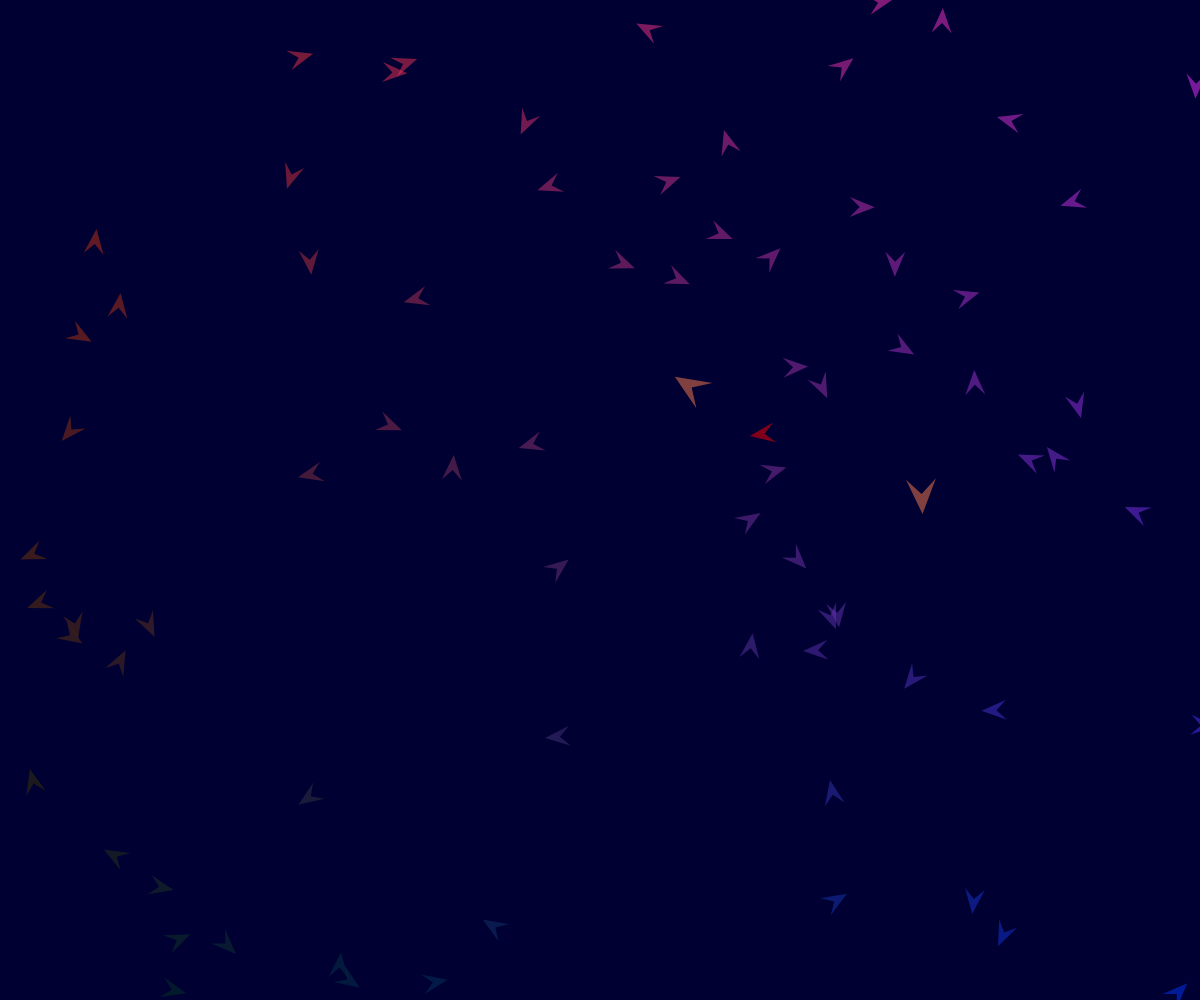
Frame 1 (no input)
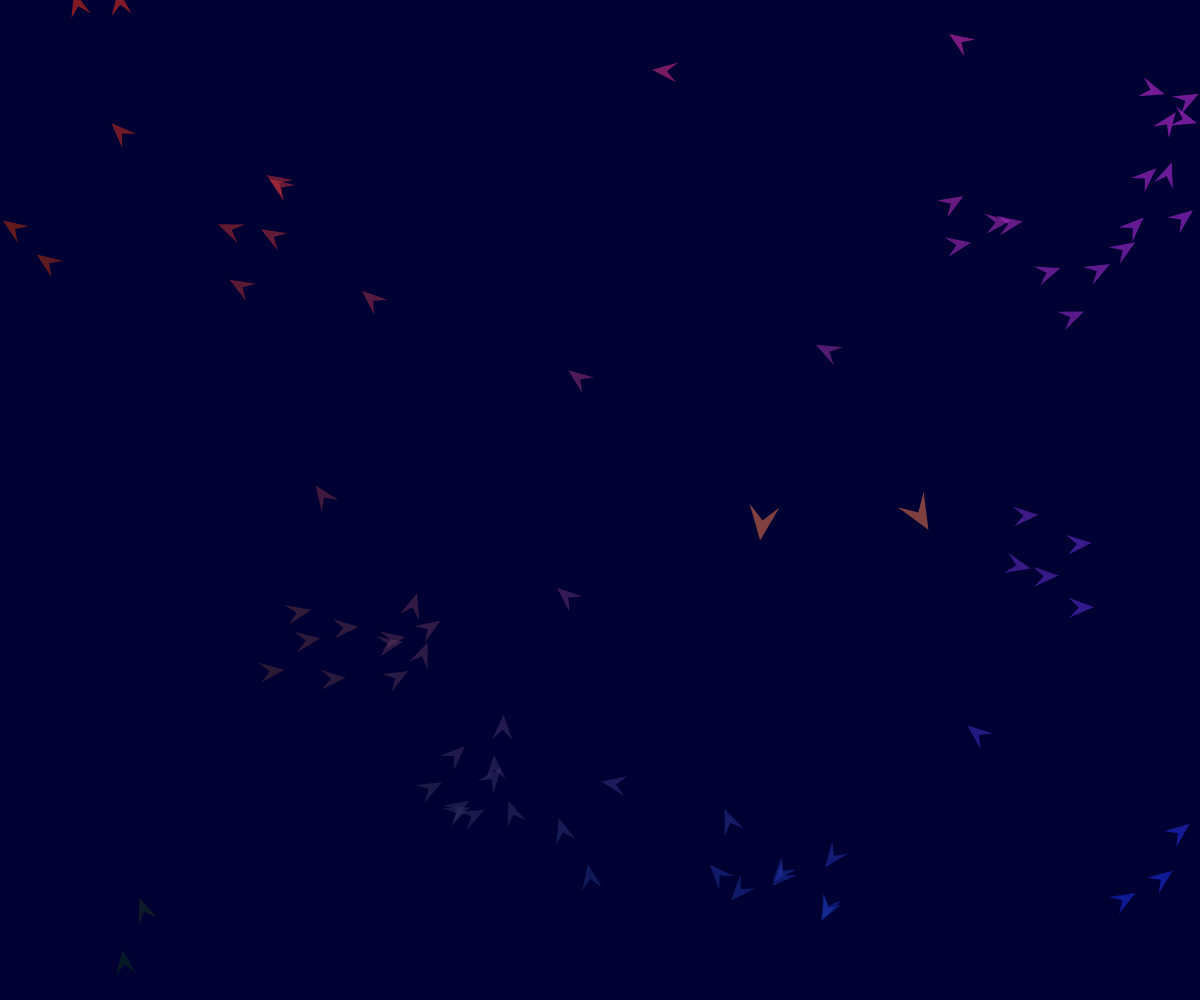
Frame 60 (no input)
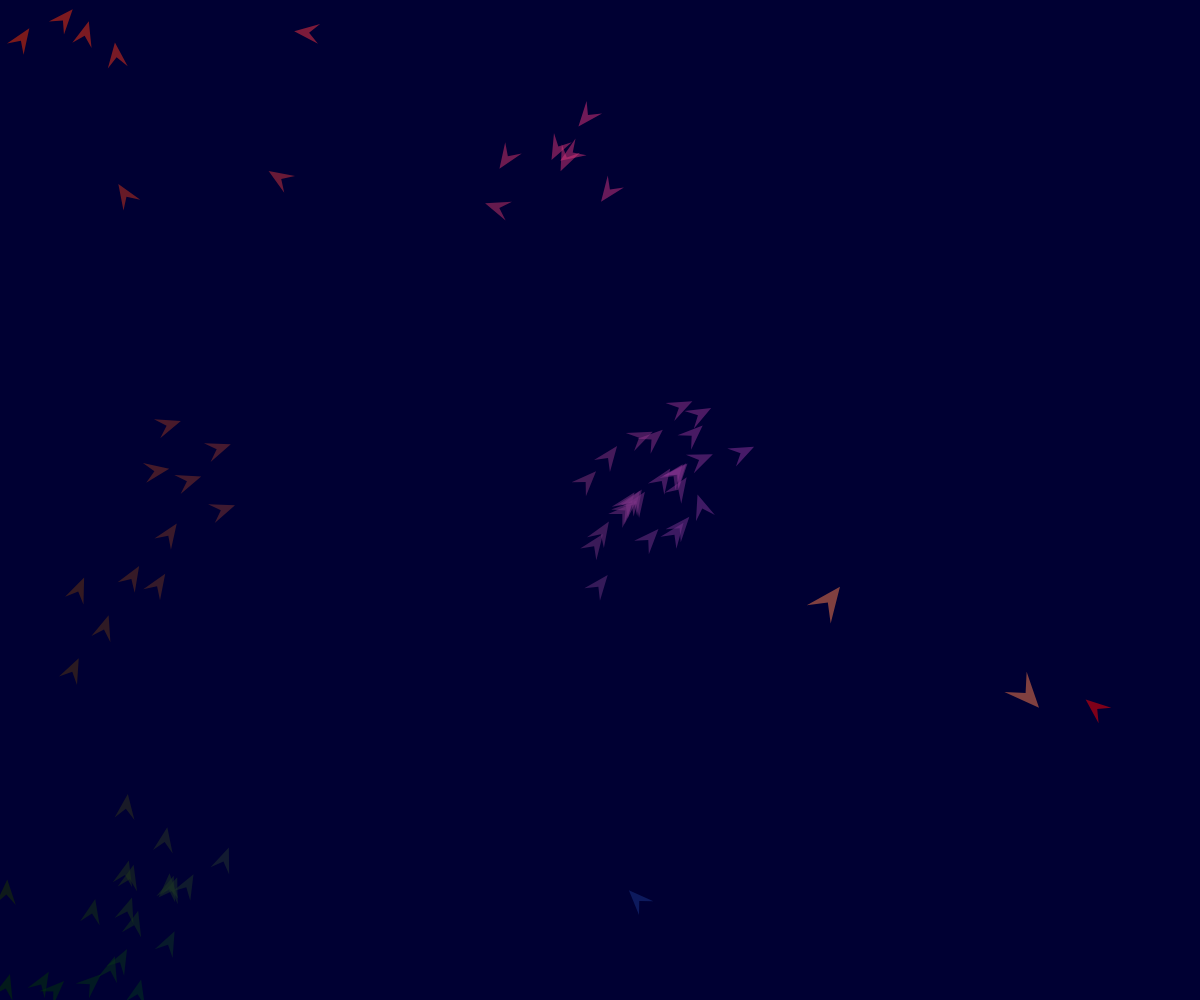
Frame 120 (the mouse pressed at the canvas centre since frame 60)

The p5.js sketch that drew these frames (run headless with seeded random() and noise() and a simulated clock; from frame 60 on, the mouse is pressed at the canvas centre):

// p5.js sketch
// ── sketch.js
var birds;
var num = 75;

var predators;
var num_predators = 2;

var refresh  = 0;


function setup(){
	var canv = createCanvas(windowWidth, windowHeight);
	canv.style('display', 'block');

	birds = new Array(num);
	for(var i = 0; i < num; i++){
		birds[i] = new Bird();
	}

	predators = new Array(num_predators);
	for(var i = 0; i < num_predators; i++){
		predators[i] = new Predator();
	}
}


function draw(){
	background(0, 0, 51);
	for(var bird of birds){
		bird.update(birds, predators);
		bird.show(predators);
	}

	if(num_predators > 0){
		for(var predator of predators){
			predator.update(birds);
			predator.show();
		}
	}
}

// function mousePressed(){
// 	for(var bird of birds){
// 		bird.vel.add(createVector(mouseX, mouseY).limit(5));
// 	}
// }
// ── bird.js
class Bird{
	constructor(){
		this.pos = createVector(random(width), random(height));
		this.vel = p5.Vector.random2D();
		this.acc = p5.Vector.random2D();
		this.maxvel = 6;
	}


	update(other_birds, predators){

		//-------------------------alignment - local group----------------------
		var fov = 75;
		var neighbors = [];

		// find out neighbor birds
		for(var other of other_birds){
			var dis = dist(this.pos.x, this.pos.y, other.pos.x, other.pos.y);
			if(other != this && dis < fov){
				neighbors.push(other);
			}
		}

		// calculate average velocity of neighbors
		var avgvel = createVector();
		for(var neighbor of neighbors){
			avgvel.add(neighbor.vel);
		}
		if(neighbors.length > 0) avgvel.div(neighbors.length);
		avgvel.limit(0.5);

		// this.vel.add(avgvel);
		this.acc.add(avgvel);
		this.vel.add(this.acc);
		this.acc.mult(0);

		//-------------------separation - avoid others--------------------------
		var newvel = p5.Vector.fromAngle(this.vel.heading());
		for(var neighbor of neighbors){
			var dis = dist(this.pos.x, this.pos.y, neighbor.pos.x, neighbor.pos.y);
			if(dis < fov-25){
				var relpos = p5.Vector.sub(neighbor.pos, this.pos);
				relpos.mult(-1*dis*dis);
				newvel.add(relpos);
			}
		}
		newvel.limit(0.5);
		// this.vel.add(newvel);
		this.acc.add(newvel);
		this.vel.add(this.acc);
		this.acc.mult(0);

		//--------------------cohesion - form groups----------------------------
		// steer towards the average position of local flockmates
		var avgpos = createVector();
		for(var neighbor of neighbors){
			avgpos.add(neighbor.pos);
		}

		if(neighbors.length > 0) avgpos.div(neighbors.length);
		var newpos = p5.Vector.sub(avgpos, this.pos);
		newpos.limit(0.425);
		// this.vel.add(newpos);
		this.acc.add(newpos);
		this.vel.add(this.acc);
		this.acc.mult(0);

		//----------------------------------------------------------------------
		// Logic for predator
		var predator_fov = 25;
		//--------------------------------------------
		// Finding all the nearby predators
		var predator_neighbors = [];

		for(var pred of predators){
			var dis = dist(this.pos.x, this.pos.y, pred.pos.x, pred.pos.y);
			if(dis < predator_fov){
				predator_neighbors.push(pred);
			}
		}

		//--------------------------------------------
		// // Part 1 opposite direction velocity - This seems not be working best it needs more intelligences mainly concerning
		// // 									   adding sentience to judge both direction and velocity together.
		// if(predator_neighbors.length > 0){
		// 	var avg_predator_vel = createVector();
			
		// 	for(pred of predator_neighbors){
		// 		avg_predator_vel.add(pred.vel);	
		// 	}

		// 	avg_predator_vel.div(predator_neighbors.length);
		// 	avg_predator_vel.limit(0.5);

		// 	avg_predator_vel.mult(-1);

		// 	this.acc.add(avg_predator_vel);
		// 	this.vel.add(this.acc);
		// 	this.acc.mult(0); 
		// }


		//--------------------------------------------
		// Part 2 opposite velocity addition
		if(predator_neighbors.length > 0){
			var new_vel = createVector();

			for(pred of predator_neighbors){
				var dis = dist(this.pos.x, this.pos.y, pred.pos.x, pred.pos.y);

				var temp_vel = p5.Vector.sub(pred.pos, this.pos);
				temp_vel.mult(-1*dis*dis);
				new_vel.add(temp_vel);
			}
			new_vel.limit(2.0);

			this.acc.add(new_vel);
			this.vel.add(this.acc);
			this.acc.mult(0);
		} 

		//----------------------------------------------------------------------
		// boundary conditions
		if(this.pos.x > width) this.pos.x = 0;
		if(this.pos.x < 0) this.pos.x = width;
		if(this.pos.y > height) this.pos.y = 0;
		if(this.pos.y < 0) this.pos.y = height;


		// limiting
		this.vel.limit(this.maxvel);
		
		// update
		this.pos.add(this.vel);
	}


	show(predators){
		push();
		translate(this.pos.x, this.pos.y);
		rotate(this.vel.heading() + PI/2);
		noStroke();
		var colblue = map(this.pos.x, 0, width, 0, 255);
		var colred = map(this.pos.y, 0, height, 255, 0);

		var num_predators = 0;
		var predator_fov_color = 100;
		for(var pred of predators){
			var dis = dist(this.pos.x, this.pos.y, pred.pos.x, pred.pos.y)
			if(dis < predator_fov_color){
				num_predators = num_predators + 1;
			}
		}

		if (num_predators > 0) fill(255, 0, 0, 128);
		else fill(colred, 51, colblue, 128);
		
		beginShape();
		vertex(0, 0);
		vertex(-10, 10);
		vertex(0, -15);
		vertex(10, 10);
		vertex(0, 0);
		endShape();
		pop();
	}
}

// ── predator.js
class Predator{
	constructor(){
		this.pos = createVector(random(width), random(height));
		this.vel = p5.Vector.random2D();
		this.acc = p5.Vector.random2D();
		this.maxvel = 3.5;
	}

	update(birds){

		//--------------------finding the neighbours----------------------------
		var fov = 100;
		var neighbors = [];

		for(var bird of birds){
			var dis = dist(this.pos.x, this.pos.y, bird.pos.x, bird.pos.y);
			if(dis < fov){
				neighbors.push(bird);
			}
		}

		//--------------------cohesion - form groups----------------------------
		// steer towards the average position of local flockmates
		var avgpos = createVector();
		for(var neighbor of neighbors){
			avgpos.add(neighbor.pos);
		}

		if(neighbors.length > 0){
			avgpos.div(neighbors.length);
		
			var newpos = p5.Vector.sub(avgpos, this.pos);

			newpos.limit(0.425);
			
			// this.vel.add(newpos);
			this.acc.add(newpos);
			this.vel.add(this.acc);
			this.acc.mult(0);
		}
		//----------------------------------------------------------------------
		// boundary conditions
		if(this.pos.x > width) this.pos.x = 0;
		if(this.pos.x < 0) this.pos.x = width;
		if(this.pos.y > height) this.pos.y = 0;
		if(this.pos.y < 0) this.pos.y = height;

		// limiting
		this.vel.limit(this.maxvel);
		
		// update
		this.pos.add(this.vel);
	}

	show(){
		push();
		translate(this.pos.x, this.pos.y);
		rotate(this.vel.heading() + PI/2);
		noStroke();
		var colblue = map(this.pos.x, 0, width, 0, 255);
		var colred = map(this.pos.y, 0, height, 255, 0);
		fill(128, 64, 64, 255);
		beginShape();
		vertex(0, 0);
		vertex(-15, 15);
		vertex(0, -20);
		vertex(15, 15);
		vertex(0, 0);
		endShape();
		pop();
	}
}
